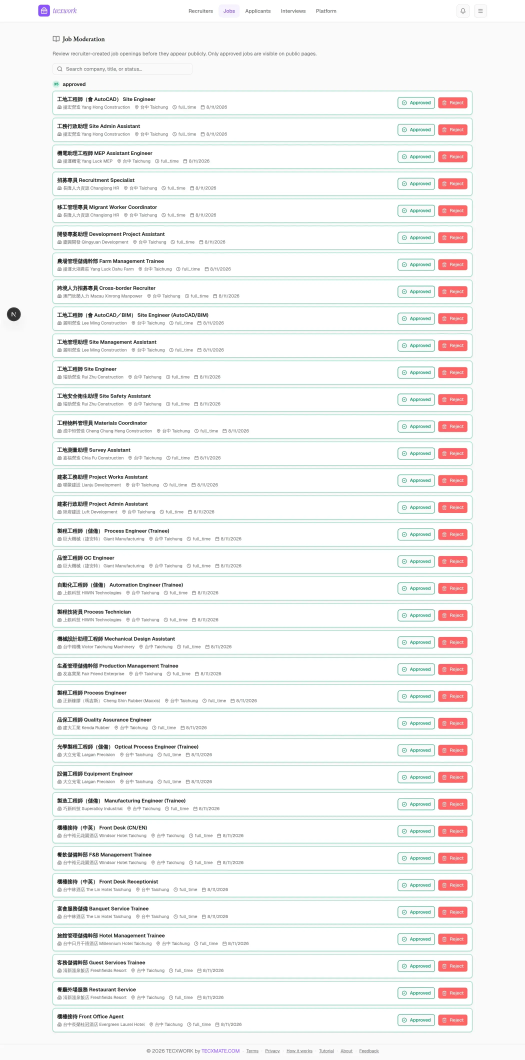
#> input picture docs/manual/src/screenshots/adm-03-job-moderation.webp, 2100 x 4238 px, found by its file name (shown at 1/4 size)
$ python detect.py
#> lines starting #> are read from the running program, lines starting #| are printed output that depends on the picture; after the words box and inside, x2 and y2 are one past the last pixel; in counts of white or black regions, pixels touching at a corner belong together
"""Locate every Yang Luck lockup (logo tile + wordmark) in the manual screenshots.

Two stages, because neither alone is safe:

1. Anchor on the red stripes of the Yang Luck mark. Cheap, but red is not unique — the
   job-moderation table's "Reject" buttons are red too, and they matched.
2. Verify each anchor against a template cut from a known-good lockup. The lockup is
   rendered from the same asset at the same size everywhere, so a real one matches to a
   few grey levels and a red button does not.

The lockup's extent is then measured rather than assumed: the shots span three layouts
(top bar, rail + top bar, centred auth card) and two logo sizes.
"""
from PIL import Image
import numpy as np, os
from scipy import ndimage

D = "docs/manual/src/screenshots"
# The mark inside the logo tile of adm-03's header, our reference rendering.
REF = "adm-03-job-moderation.webp"
REF_MARK = (155, 24, 197, 64)   # x0, y0, x1, y1
REF_TILE = (153, 19, 201, 67)   # the 48x48 plate the mark sits on
SCALES = (1.0, 1.5)             # BrandMark size="sm" and size="lg"
MATCH_MAX = 26.0                # mean abs grey difference still counted as the logo


def _grey(a):
    return a[..., 0] * 0.299 + a[..., 1] * 0.587 + a[..., 2] * 0.114


def load_template():
    a = np.asarray(Image.open(os.path.join(D, REF)).convert("RGB")).astype(float)
    x0, y0, x1, y1 = REF_MARK
    return _grey(a[y0:y1, x0:x1])
#> in _grey, `return a[..., 0] * 0.299 + a[..., 1] * 0.587 + a[..., 2] * 0.114`:
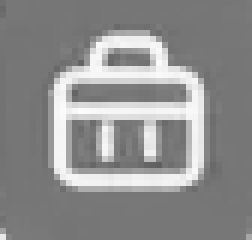
#> returned value: shape (40, 42) float64 (shown 6 times larger); min 95.66, max 252.1, mean 142.4


def red_blobs(a):
    r, g, b = a[..., 0], a[..., 1], a[..., 2]
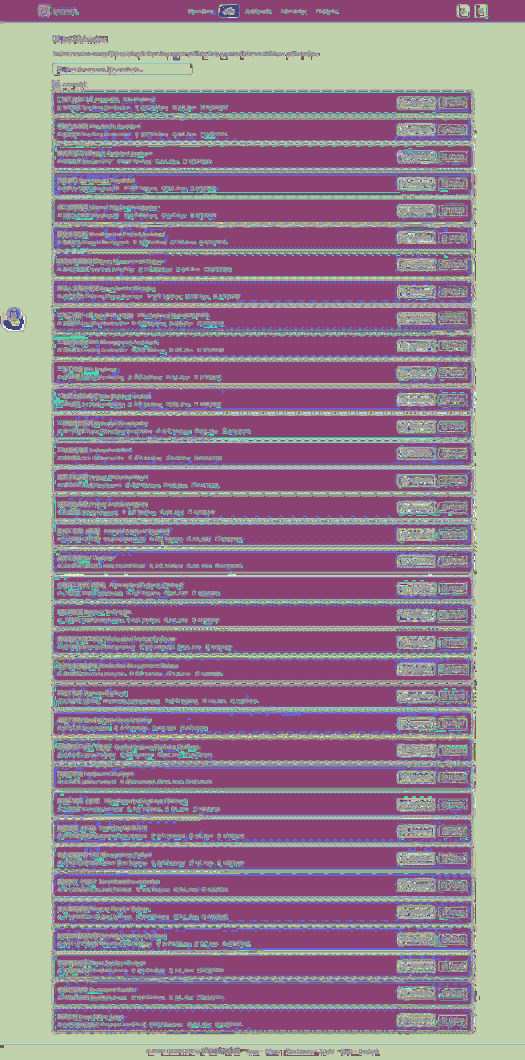
#> r: shape (4238, 2100) int64 (shown at 1/4 size); 256 distinct labels, from 0 to 255; one colour per label, 0 black
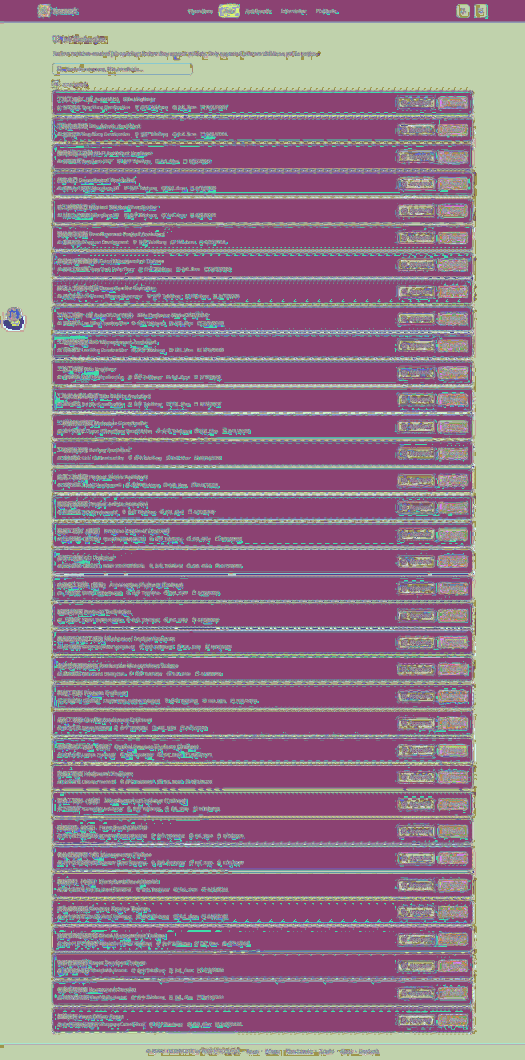
#> g: shape (4238, 2100) int64 (shown at 1/4 size); 256 distinct labels, from 0 to 255; one colour per label, 0 black
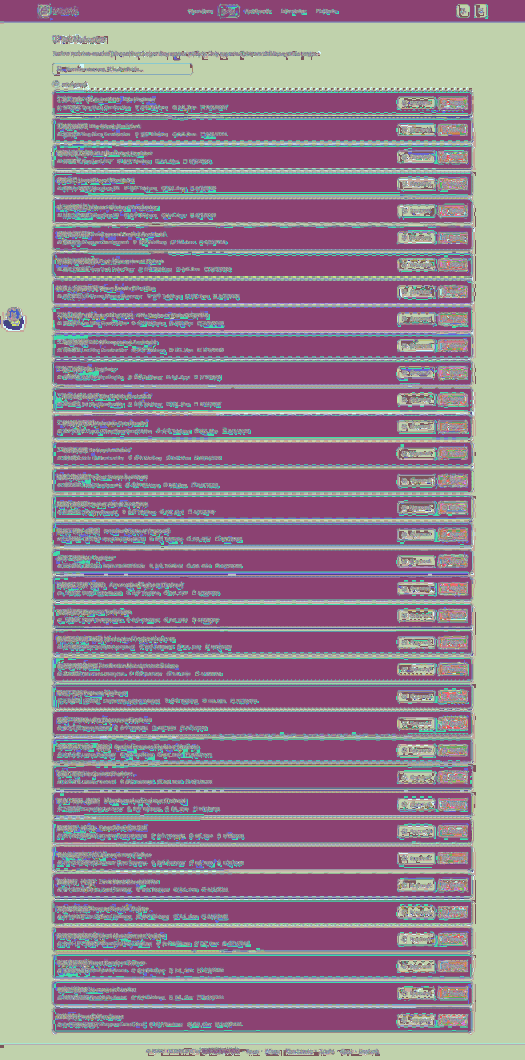
#> b: shape (4238, 2100) int64 (shown at 1/4 size); 256 distinct labels, from 0 to 255; one colour per label, 0 black
    m = (r > 120) & (r - g > 45) & (r - b > 45)
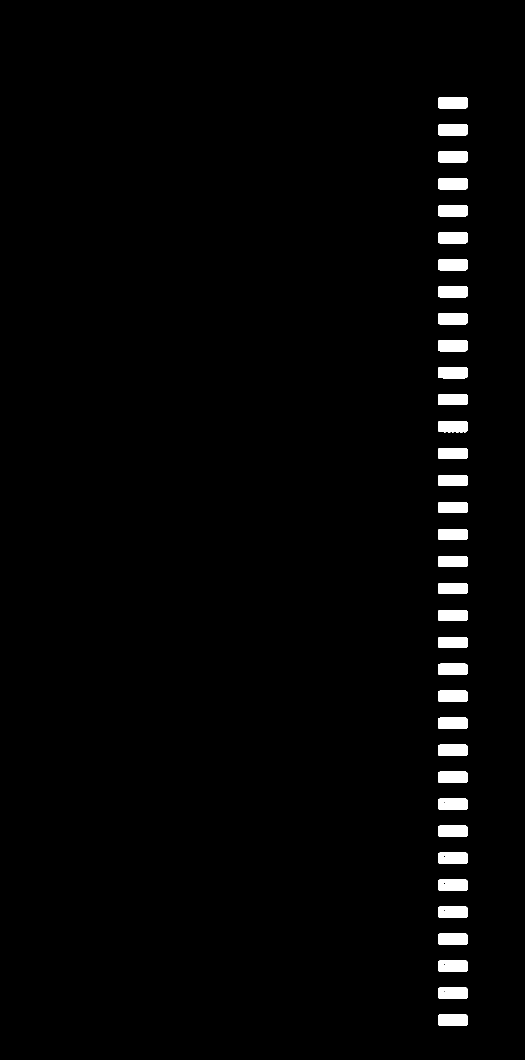
#> m: shape (4238, 2100) bool (shown at 1/4 size); 1.9% white; 58 white regions (13 under 20 px), largest, box (x1, y1, x2, y2) and area: (1752, 4058, 1870, 4103) 4972, (1752, 2655, 1870, 2700) 4965, (1753, 2871, 1870, 2916) 4964
    # Close the gaps between the mark's separate stripes so one logo is one blob.
    m = ndimage.binary_dilation(m, np.ones((9, 9), bool))
    lab, _ = ndimage.label(m)
    out = []
    for i, sl in enumerate(ndimage.find_objects(lab), start=1):
        ys, xs = sl
        if int((lab[sl] == i).sum()) < 120:
            continue
        out.append((xs.start, ys.start, xs.stop, ys.stop))
    return out


def verify(a, blob, tpl):
    """Best template score over plausible offsets and both logo sizes."""
    g = _grey(a.astype(float))
    th, tw = tpl.shape
    # Where the mark's red starts, relative to the template's own red.
    best = (1e9, None)
    for s in SCALES:
        t = np.asarray(Image.fromarray(tpl.astype(np.uint8)).resize(
            (int(round(tw * s)), int(round(th * s))), Image.LANCZOS)).astype(float)
        h, w = t.shape
        # Template red starts 2px in from its left edge and 0 from its top at scale 1.
        ox, oy = blob[0] - int(round(2 * s)), blob[1] - int(round(0 * s))
        for dy in range(-5, 6):
            for dx in range(-5, 6):
                y, x = oy + dy, ox + dx
                if y < 0 or x < 0 or y + h > g.shape[0] or x + w > g.shape[1]:
                    continue
                d = float(np.abs(g[y:y + h, x:x + w] - t).mean())
                if d < best[0]:
                    best = (d, (x, y, w, h, s))
    return best


def bg_of(a, box, pad=16):
    x0, y0, x1, y1 = box
    ys0, ys1 = max(0, y0 - pad), min(a.shape[0], y1 + pad)
    xs0, xs1 = max(0, x0 - pad), min(a.shape[1], x1 + pad)
    band = a[ys0:ys1, xs0:xs1].reshape(-1, 3)
    cols, counts = np.unique(band, axis=0, return_counts=True)
    return cols[counts.argmax()]


def extent(a, tile, gap=26, reach=560):
    """Grow from the tile to the full lockup: tile + wordmark, stopping at open space."""
    tx, ty, tw, th = tile
    cy = ty + th // 2
    half = int(th * 0.9)
    y0, y1 = max(0, cy - half), min(a.shape[0], cy + half)
    x0, x1 = max(0, tx - reach), min(a.shape[1], tx + tw + reach)
    band = a[y0:y1, x0:x1]
    bg = bg_of(a, (tx, ty, tx + tw, ty + th))
    ink = np.abs(band - bg).max(axis=2) > 14
    # A column inked top-to-bottom is a rule or panel edge, not part of the lockup.
    colink = ink.any(axis=0) & ~ink.all(axis=0)
    ac = tx + tw // 2 - x0
    L = ac
    while L > 0 and colink[max(0, L - gap):L].any():
        L -= 1
    R = ac
    while R < len(colink) - 1 and colink[R:min(len(colink), R + gap)].any():
        R += 1
    rows = np.nonzero(ink[:, L:R + 1].any(axis=1))[0]
    return dict(x0=x0 + L, x1=x0 + R, y0=y0 + int(rows.min()), y1=y0 + int(rows.max()),
                bg=tuple(int(v) for v in bg))


def find(path, tpl):
    a = np.asarray(Image.open(path).convert("RGB")).astype(int)
    hits = []
    for blob in red_blobs(a):
        score, m = verify(a, blob, tpl)
        if m is None or score > MATCH_MAX:
            hits.append(dict(rejected=True, score=score, blob=blob))
            continue
        x, y, w, h, s = m
        # Template offset back to the full tile box.
        tile = (x - int(round((REF_MARK[0] - REF_TILE[0]) * s)),
                y - int(round((REF_MARK[1] - REF_TILE[1]) * s)),
                int(round((REF_TILE[2] - REF_TILE[0]) * s)),
                int(round((REF_TILE[3] - REF_TILE[1]) * s)))
        e = extent(a, tile)
        hits.append(dict(rejected=False, score=score, scale=s, tile=tile, **e))
#> this loop made 35 passes
#> (blob, score, m) on passes 1 to 12: ((1749, 385, 1874, 438), 40.3, (1752, 390, 42, 40, 1)), ((1749, 493, 1874, 546), 40.67, (1752, 498, 42, 40, 1)), ((1749, 601, 1874, 653), 40.45, (1752, 606, 42, 40, 1)), ((1749, 709, 1874, 761), 40.62, (1752, 714, 42, 40, 1)), ((1749, 817, 1874, 869), 40.6, (1752, 821, 42, 40, 1)), ((1749, 925, 1874, 977), 40.49, (1752, 929, 42, 40, 1)), ((1749, 1033, 1874, 1085), 39.76, (1752, 1037, 42, 40, 1)), ((1749, 1140, 1874, 1193), 40.26, (1752, 1145, 42, 40, 1)), ((1749, 1248, 1874, 1301), 40.16, (1752, 1253, 42, 40, 1)), ((1749, 1356, 1874, 1409), 40.14, (1752, 1361, 42, 40, 1)), ((1749, 1464, 1874, 1517), 40.3, (1752, 1469, 42, 40, 1)), ((1749, 1572, 1874, 1624), 40.19, (1752, 1577, 42, 40, 1))
#> after the loop, hits = 35 items
    return a, hits


if __name__ == "__main__":
    tpl = load_template()
    n_ok = n_rej = 0
    for f in sorted(os.listdir(D)):
        _, hits = find(os.path.join(D, f), tpl)
        ok = [h for h in hits if not h["rejected"]]
#> ok = []
        rej = [h for h in hits if h["rejected"]]
#> rej = 35 items
        n_ok += len(ok); n_rej += len(rej)
#> after `n_ok += len(ok)`: n_ok = 0
#> after `n_rej += len(rej)`: n_rej = 35
        if not ok:
            print(f"{f:42s} NO LOCKUP   (rejected {len(rej)} red blobs)")
#| adm-03-job-moderation.webp                 NO LOCKUP   (rejected 35 red blobs)
        for h in ok:
            print(f"{f:42s} s={h['scale']:.1f} d={h['score']:5.1f} "
                  f"tile={h['tile']} lockup=x[{h['x0']:4d},{h['x1']:4d}] "
                  f"y[{h['y0']:4d},{h['y1']:4d}] w={h['x1']-h['x0']+1:4d} "
                  f"h={h['y1']-h['y0']+1:3d} bg={h['bg']}")
#> this loop made 0 passes
    print(f"\nmatched {n_ok} lockups, rejected {n_rej} red blobs")
#| matched 0 lockups, rejected 35 red blobs

$ run again, with docs/manual/src/screenshots/adm-01-bookings.webp copied over docs/manual/src/screenshots/adm-03-job-moderation.webp
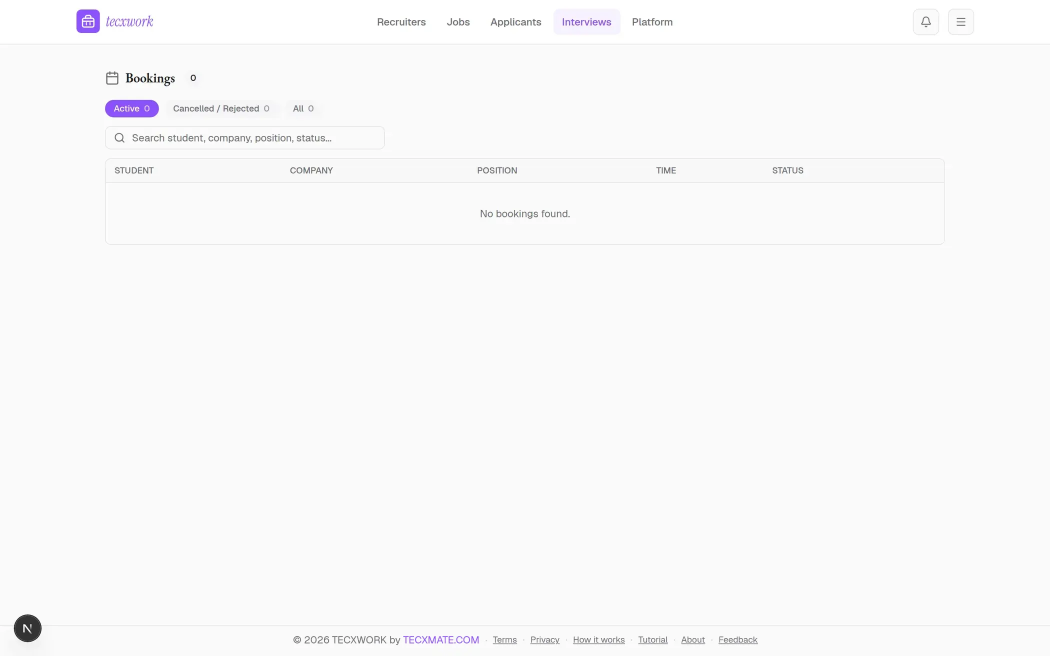
#> input picture docs/manual/src/screenshots/adm-01-bookings.webp, 2100 x 1312 px, found by its file name (shown at 1/2 size)
#> in red_blobs, `r, g, b = a[..., 0], a[..., 1], a[..., 2]`:
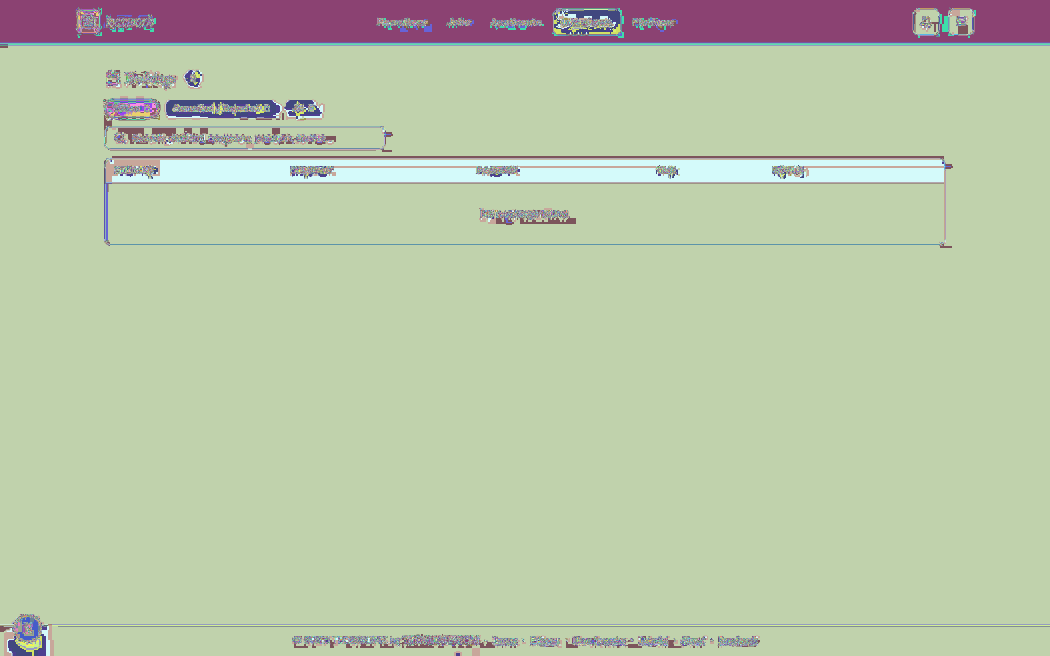
#> r: shape (1312, 2100) int64 (shown at 1/2 size); 255 distinct labels, from 0 to 255; one colour per label, 0 black
#> g: shape (1312, 2100) int64; 255 distinct labels, from 0 to 255
#> b: shape (1312, 2100) int64; 255 distinct labels, from 0 to 255
#> m: shape (1312, 2100) bool; every value is 0
#> after the loop in find, `for blob in red_blobs(a):`: hits = []
#> n_ok = 0
#| adm-03-job-moderation.webp                 NO LOCKUP   (rejected 0 red blobs)
#| matched 0 lockups, rejected 0 red blobs
